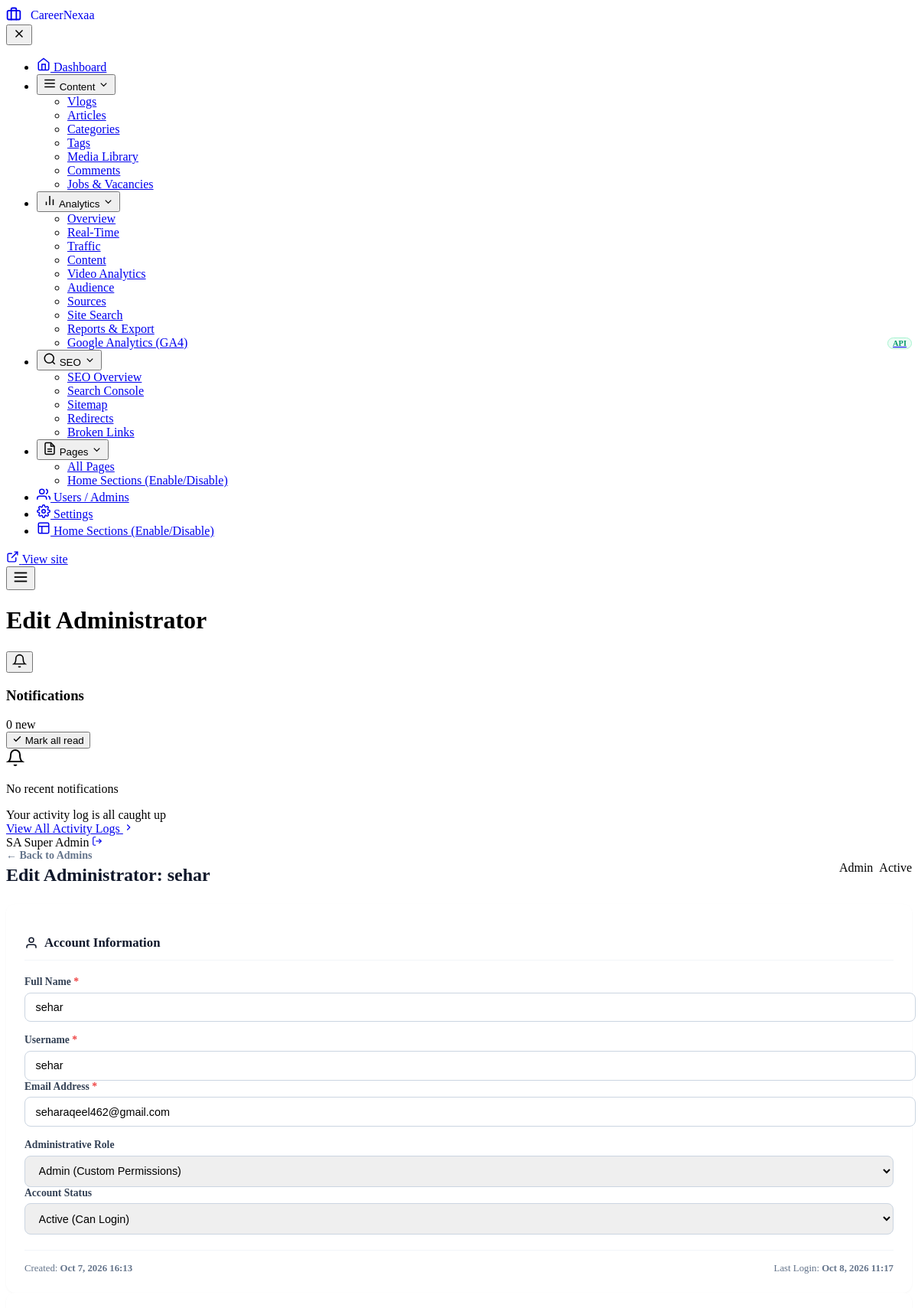
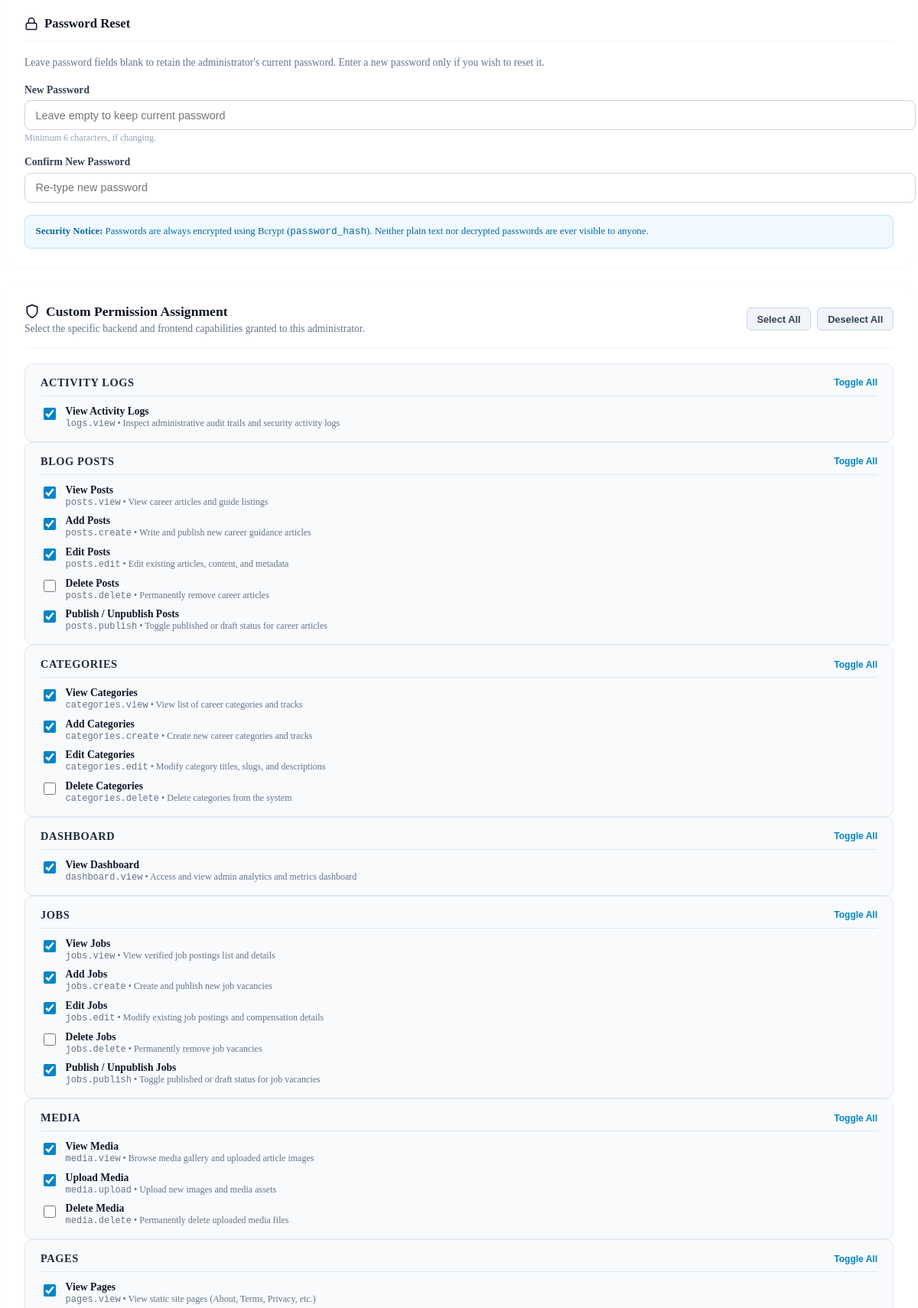
Screenshot of /admin/admins/edit.php?id=8 (signed in, upper part) with the database file from the repository (2 pictures, top to bottom).
### tables this page shows
CREATE TABLE `permissions` (
  `id` int(11) NOT NULL AUTO_INCREMENT,
  `permission_key` varchar(60) NOT NULL,
  `permission_name` varchar(100) NOT NULL,
  `module` varchar(50) NOT NULL,
  `description` varchar(255) DEFAULT NULL,
  `created_at` timestamp NOT NULL DEFAULT current_timestamp(),
  PRIMARY KEY (`id`),
  UNIQUE KEY `permission_key` (`permission_key`)
);

### includes/functions.php (called while the page is built, shortened)
<?php
require_once __DIR__ . '/auth_functions.php';
function h($string) {
    return htmlspecialchars((string)($string ?? ''), ENT_QUOTES, 'UTF-8');
}

### includes/auth_functions.php (called while the page is built, shortened)
<?php
function is_super_admin($adminId = null) {
    if ($adminId === null) {
        if (!empty($_SESSION['admin_role']) && $_SESSION['admin_role'] === 'superadmin') {
            return true;
        }
    }
    return false;
}
function get_admin_permission_ids($adminId) {
    $db = getDBConnection();
    $stmt = $db->prepare("SELECT role, status FROM admins WHERE id = ? LIMIT 1");
    $stmt->execute([(int)$adminId]);
    $admin = $stmt->fetch();
    $permStmt = $db->prepare("SELECT permission_id FROM admin_permissions WHERE admin_id = ?");
    $permStmt->execute([(int)$adminId]);
    return array_map('intval', $permStmt->fetchAll(PDO::FETCH_COLUMN));
}
function get_grouped_permissions() {
    $db = getDBConnection();
    $stmt = $db->query("SELECT * FROM permissions ORDER BY module ASC, id ASC");
    $all = $stmt->fetchAll(PDO::FETCH_ASSOC);
    $grouped = [];
    foreach ($all as $p) {
        $mod = $p['module'];
        if (!isset($grouped[$mod])) {
            $grouped[$mod] = [];
        }
        $grouped[$mod][] = $p;
    }
    return $grouped;
}

### admin/admins/edit.php (the view, shortened to what this page needs)
<?php
require_once __DIR__ . '/../../includes/functions.php';
require_once __DIR__ . '/../../includes/auth_functions.php';
$db = getDBConnection();
$adminId = isset($_GET['id']) ? (int)$_GET['id'] : 0;
$stmt = $db->prepare("SELECT * FROM admins WHERE id = ? LIMIT 1");
$stmt->execute([$adminId]);
$targetAdmin = $stmt->fetch(PDO::FETCH_ASSOC);
$groupedPermissions = get_grouped_permissions();
$currentPermIds = get_admin_permission_ids($adminId);
$name = $targetAdmin['name'];
$username = $targetAdmin['username'];
$email = $targetAdmin['email'];
$role = $targetAdmin['role'];
$status = $targetAdmin['status'];
$selectedPerms = $currentPermIds;
require_once __DIR__ . '/../includes/admin-header.php';
?>
<div class="admin-page-header" style="display:flex; justify-content:space-between; align-items:center; flex-wrap:wrap; gap:1rem; margin-bottom:1.5rem;">
    <div>
        <div style="display:flex; align-items:center; gap:0.5rem; margin-bottom:0.25rem;">
            <a href="<?= ADMIN_URL ?>/admins/index.php" style="color:#64748b; text-decoration:none; font-size:0.875rem; font-weight:600;">&larr; Back to Admins</a>
        </div>
        <h2 style="font-family:var(--admin-heading); font-size:1.5rem; font-weight:800; color:#0f172a; margin:0;">
            Edit Administrator: <?= h($targetAdmin['name']) ?>
        </h2>
    </div>
    <div style="display:flex; gap:0.5rem; align-items:center;">
        <span class="admin-role-badge <?= $targetAdmin['role'] === 'superadmin' ? 'badge-superadmin' : 'badge-admin' ?>">
            <?= $targetAdmin['role'] === 'superadmin' ? '★ Super Admin' : 'Admin' ?>
        </span>
        <span class="<?= $targetAdmin['status'] === 'active' ? 'badge-active' : 'badge-inactive' ?>">
            <?= ucfirst($targetAdmin['status']) ?>
        </span>
    </div>
</div>
<form action="" method="POST" id="editAdminForm">
    <div class="admin-split-2col-grid" style="margin-bottom:1.5rem;">
        <div class="admin-card" style="background:#fff; border:1px solid var(--admin-border); border-radius:12px; padding:1.5rem; box-shadow:0 1px 3px rgba(0,0,0,0.04);">
            <h3 style="font-size:1.05rem; font-weight:800; color:#0f172a; margin-bottom:1.25rem; display:flex; align-items:center; gap:0.5rem; border-bottom:1px solid #f1f5f9; padding-bottom:0.75rem;">
                <svg width="18" height="18" viewBox="0 0 24 24" fill="none" stroke="currentColor" stroke-width="2"><path d="M20 21v-2a4 4 0 0 0-4-4H8a4 4 0 0 0-4 4v2"></path><circle cx="12" cy="7" r="4"></circle></svg>
                Account Information
            </h3>
            <div style="margin-bottom:1rem;">
                <label style="display:block; font-weight:700; font-size:0.85rem; color:#334155; margin-bottom:0.35rem;">
                    Full Name <span style="color:#ef4444;">*</span>
                </label>
                <input type="text" name="name" class="admin-form-control" style="width:100%; padding:0.65rem 0.85rem; border:1px solid #cbd5e1; border-radius:8px; font-size:0.9rem;" value="<?= h($name) ?>" required>
            </div>
            <div class="admin-form-row-2col" style="margin-bottom:1rem;">
                <div>
                    <label style="display:block; font-weight:700; font-size:0.85rem; color:#334155; margin-bottom:0.35rem;">
                        Username <span style="color:#ef4444;">*</span>
                    </label>
                    <input type="text" name="username" class="admin-form-control" style="width:100%; padding:0.65rem 0.85rem; border:1px solid #cbd5e1; border-radius:8px; font-size:0.9rem;" value="<?= h($username) ?>" required>
                </div>
                <div>
                    <label style="display:block; font-weight:700; font-size:0.85rem; color:#334155; margin-bottom:0.35rem;">
                        Email Address <span style="color:#ef4444;">*</span>
                    </label>
                    <input type="email" name="email" class="admin-form-control" style="width:100%; padding:0.65rem 0.85rem; border:1px solid #cbd5e1; border-radius:8px; font-size:0.9rem;" value="<?= h($email) ?>" required>
                </div>
            </div>
            <div class="admin-form-row-2col">
                <div>
                    <label style="display:block; font-weight:700; font-size:0.85rem; color:#334155; margin-bottom:0.35rem;">
                        Administrative Role
                    </label>
                    <?php if ($adminId == 1): ?>
                        <input type="hidden" name="role" value="superadmin">
                        <input type="text" class="admin-form-control" value="★ Super Admin (Root - Locked)" disabled style="width:100%; padding:0.65rem 0.85rem; background:#f8fafc; border:1px solid #e2e8f0; border-radius:8px; font-size:0.85rem; font-weight:700; color:#059669;">
                    <?php elseif (is_super_admin()): ?>
                        <select name="role" id="roleSelect" class="admin-form-control" style="width:100%; padding:0.65rem 0.85rem; border:1px solid #cbd5e1; border-radius:8px; font-size:0.9rem;" onchange="handleRoleChange(this.value)">
                            <option value="admin" <?= $role === 'admin' ? 'selected' : '' ?>>Admin (Custom Permissions)</option>
                        </select>
                    <?php endif; ?>
                </div>
                <div>
                    <label style="display:block; font-weight:700; font-size:0.85rem; color:#334155; margin-bottom:0.35rem;">
                        Account Status
                    </label>
                    <?php if ($adminId == 1): ?>
                        <input type="hidden" name="status" value="active">
                        <input type="text" class="admin-form-control" value="Active (Root - Always Active)" disabled style="width:100%; padding:0.65rem 0.85rem; background:#f8fafc; border:1px solid #e2e8f0; border-radius:8px; font-size:0.85rem; font-weight:700; color:#059669;">
                    <?php else: ?>
                        <select name="status" class="admin-form-control" style="width:100%; padding:0.65rem 0.85rem; border:1px solid #cbd5e1; border-radius:8px; font-size:0.9rem;">
                            <option value="active" <?= $status === 'active' ? 'selected' : '' ?>>Active (Can Login)</option>
                        </select>
                    <?php endif; ?>
                </div>
            </div>
            <div style="margin-top:1.25rem; padding-top:1rem; border-top:1px solid #f1f5f9; font-size:0.8rem; color:#64748b; display:flex; justify-content:space-between;">
                <div>Created: <strong><?= date('M j, Y H:i', strtotime($targetAdmin['created_at'])) ?></strong></div>
                <div>Last Login: <strong><?= !empty($targetAdmin['last_login']) ? date('M j, Y H:i', strtotime($targetAdmin['last_login'])) : 'Never' ?></strong></div>
            </div>
        </div>
        <div class="admin-card" style="background:#fff; border:1px solid var(--admin-border); border-radius:12px; padding:1.5rem; box-shadow:0 1px 3px rgba(0,0,0,0.04);">
            <h3 style="font-size:1.05rem; font-weight:800; color:#0f172a; margin-bottom:1.25rem; display:flex; align-items:center; gap:0.5rem; border-bottom:1px solid #f1f5f9; padding-bottom:0.75rem;">
                <svg width="18" height="18" viewBox="0 0 24 24" fill="none" stroke="currentColor" stroke-width="2"><rect x="3" y="11" width="18" height="11" rx="2" ry="2"></rect><path d="M7 11V7a5 5 0 0 1 10 0v4"></path></svg>
                Password Reset
            </h3>
            <p style="font-size:0.85rem; color:#64748b; margin-bottom:1.25rem;">
                Leave password fields blank to retain the administrator's current password. Enter a new password only if you wish to reset it.
            </p>
            <div style="margin-bottom:1rem;">
                <label style="display:block; font-weight:700; font-size:0.85rem; color:#334155; margin-bottom:0.35rem;">
                    New Password
                </label>
                <input type="password" name="password" class="admin-form-control" placeholder="Leave empty to keep current password" style="width:100%; padding:0.65rem 0.85rem; border:1px solid #cbd5e1; border-radius:8px; font-size:0.9rem;" autocomplete="new-password">
                <span style="font-size:0.75rem; color:#94a3b8;">Minimum 6 characters, if changing.</span>
            </div>
            <div style="margin-bottom:1rem;">
                <label style="display:block; font-weight:700; font-size:0.85rem; color:#334155; margin-bottom:0.35rem;">
                    Confirm New Password
                </label>
                <input type="password" name="confirm_password" class="admin-form-control" placeholder="Re-type new password" style="width:100%; padding:0.65rem 0.85rem; border:1px solid #cbd5e1; border-radius:8px; font-size:0.9rem;" autocomplete="new-password">
            </div>
            <div style="background:#f0f9ff; border:1px solid #bae6fd; border-radius:8px; padding:0.85rem; font-size:0.8rem; color:#0369a1;">
                <strong>Security Notice:</strong> Passwords are always encrypted using Bcrypt (<code>password_hash</code>). Neither plain text nor decrypted passwords are ever visible to anyone.
            </div>
        </div>
    </div>
    <div id="permissionsSection" class="admin-card" style="background:#fff; border:1px solid var(--admin-border); border-radius:12px; padding:1.5rem; margin-bottom:1.5rem; box-shadow:0 1px 3px rgba(0,0,0,0.04);">
        <div style="display:flex; justify-content:space-between; align-items:center; flex-wrap:wrap; gap:1rem; border-bottom:1px solid #f1f5f9; padding-bottom:1rem; margin-bottom:1.25rem;">
            <div>
                <h3 style="font-size:1.1rem; font-weight:800; color:#0f172a; margin:0 0 0.25rem 0; display:flex; align-items:center; gap:0.5rem;">
                    <svg width="20" height="20" viewBox="0 0 24 24" fill="none" stroke="currentColor" stroke-width="2"><path d="M12 22s8-4 8-10V5l-8-3-8 3v7c0 6 8 10 8 10z"></path></svg>
                    Custom Permission Assignment
                </h3>
                <p style="font-size:0.85rem; color:#64748b; margin:0;">
                    Select the specific backend and frontend capabilities granted to this administrator.
                </p>
            </div>
            <div id="permActionButtons" style="display:flex; gap:0.5rem;">
                <button type="button" class="admin-btn admin-btn-sm" onclick="selectAllPerms(true)" style="background:#f1f5f9; color:#334155; border:1px solid #cbd5e1; padding:0.4rem 0.8rem; border-radius:6px; font-size:0.8rem; font-weight:700; cursor:pointer;">
                    Select All
                </button>
                <button type="button" class="admin-btn admin-btn-sm" onclick="selectAllPerms(false)" style="background:#f1f5f9; color:#334155; border:1px solid #cbd5e1; padding:0.4rem 0.8rem; border-radius:6px; font-size:0.8rem; font-weight:700; cursor:pointer;">
                    Deselect All
                </button>
            </div>
        </div>
        <div id="permMatrixContainer" style="display:<?= $role === 'superadmin' ? 'none' : 'block' ?>;">
            <div class="permission-matrix-grid">
                <?php foreach ($groupedPermissions as $module => $perms): ?>
                <div style="background:#f8fafc; border:1px solid #e2e8f0; border-radius:10px; padding:1rem 1.25rem;">
                    <div style="display:flex; justify-content:space-between; align-items:center; margin-bottom:0.75rem; border-bottom:1px solid #e2e8f0; padding-bottom:0.5rem;">
                        <h4 style="font-size:0.9rem; font-weight:800; color:#1e293b; margin:0; text-transform:uppercase; letter-spacing:0.04em;">
                            <?= h($module) ?>
                        </h4>
                        <button type="button" onclick="toggleGroup('grp_<?= h(strtolower($module)) ?>')" style="background:none; border:none; color:#0284c7; font-size:0.75rem; font-weight:700; cursor:pointer; padding:0;">
                            Toggle All
                        </button>
                    </div>
                    <div style="display:flex; flex-direction:column; gap:0.6rem;">
                        <?php foreach ($perms as $p): ?>
                        <label style="display:flex; align-items:flex-start; gap:0.6rem; cursor:pointer; font-size:0.85rem; color:#334155;">
                            <input
                                type="checkbox"
                                name="permissions[]"
                                value="<?= (int)$p['id'] ?>"
                                class="perm-checkbox grp_<?= h(strtolower($module)) ?>"
                                <?= in_array((int)$p['id'], $selectedPerms) ? 'checked' : '' ?>
                                style="margin-top:0.2rem; cursor:pointer; width:16px; height:16px; accent-color:#0284c7;"
                            >
                            <div>
                                <div style="font-weight:700; color:#0f172a; font-size:0.85rem;">
                                    <?= h($p['permission_name']) ?>
                                </div>
                                <div style="font-size:0.75rem; color:#64748b;">
                                    <code><?= h($p['permission_key']) ?></code> &bull; <?= h($p['description']) ?>
                                </div>
                            </div>
                        </label>
                        <?php endforeach; ?>
                    </div>
                </div>
                <?php endforeach; ?>
            </div>
        </div>
    </div>
</form>
<?php require_once __DIR__ . '/../includes/admin-footer.php'; ?>

### rows the page displays
permissions: id "☑", permission_name "View Activity Logs", permission_key "logs.view", description "Inspect administrative audit trails and security activity logs"
permissions: id "☑", permission_name "View Posts", permission_key "posts.view", description "View career articles and guide listings"
permissions: id "☑", permission_name "Add Posts", permission_key "posts.create", description "Write and publish new career guidance articles"
permissions: id "☑", permission_name "Edit Posts", permission_key "posts.edit", description "Edit existing articles, content, and metadata"
permissions: permission_name "Delete Posts", permission_key "posts.delete", description "Permanently remove career articles"
permissions: id "☑", permission_name "Publish / Unpublish Posts", permission_key "posts.publish", description "Toggle published or draft status for career articles"
permissions: id "☑", permission_name "View Categories", permission_key "categories.view", description "View list of career categories and tracks"
permissions: id "☑", permission_name "Add Categories", permission_key "categories.create", description "Create new career categories and tracks"
permissions: id "☑", permission_name "Edit Categories", permission_key "categories.edit", description "Modify category titles, slugs, and descriptions"
permissions: permission_name "Delete Categories", permission_key "categories.delete", description "Delete categories from the system"
permissions: id "☑", permission_name "View Dashboard", permission_key "dashboard.view", description "Access and view admin analytics and metrics dashboard"
permissions: id "☑", permission_name "View Jobs", permission_key "jobs.view", description "View verified job postings list and details"
permissions: id "☑", permission_name "Add Jobs", permission_key "jobs.create", description "Create and publish new job vacancies"
permissions: id "☑", permission_name "Edit Jobs", permission_key "jobs.edit", description "Modify existing job postings and compensation details"
permissions: permission_name "Delete Jobs", permission_key "jobs.delete", description "Permanently remove job vacancies"
permissions: id "☑", permission_name "Publish / Unpublish Jobs", permission_key "jobs.publish", description "Toggle published or draft status for job vacancies"
permissions: id "☑", permission_name "View Media", permission_key "media.view", description "Browse media gallery and uploaded article images"
permissions: id "☑", permission_name "Upload Media", permission_key "media.upload", description "Upload new images and media assets"
permissions: permission_name "Delete Media", permission_key "media.delete", description "Permanently delete uploaded media files"
permissions: id "☑", permission_name "View Pages", permission_key "pages.view", description "View static site pages (About, Terms, Privacy, etc.)"

### other values shown
$adminSiteName "CareerNexaa"
$adminPageTitle "Edit Administrator"
$userInitials "SA"
$displayNameClean "Super Admin"
$targetAdmin['name'] "sehar"
$targetAdmin['status'] "Active"
date('M j, Y H:i', strtotime($targetAdmin['created_at'])) "Oct 7, 2026 16:13"
date('M j, Y H:i', strtotime($targetAdmin['last_login'])) "Oct 8, 2026 11:17"
$module "ACTIVITY LOGS"
$module "BLOG POSTS"
$module "CATEGORIES"
$module "DASHBOARD"
$module "JOBS"
$module "MEDIA"
$module "PAGES"
